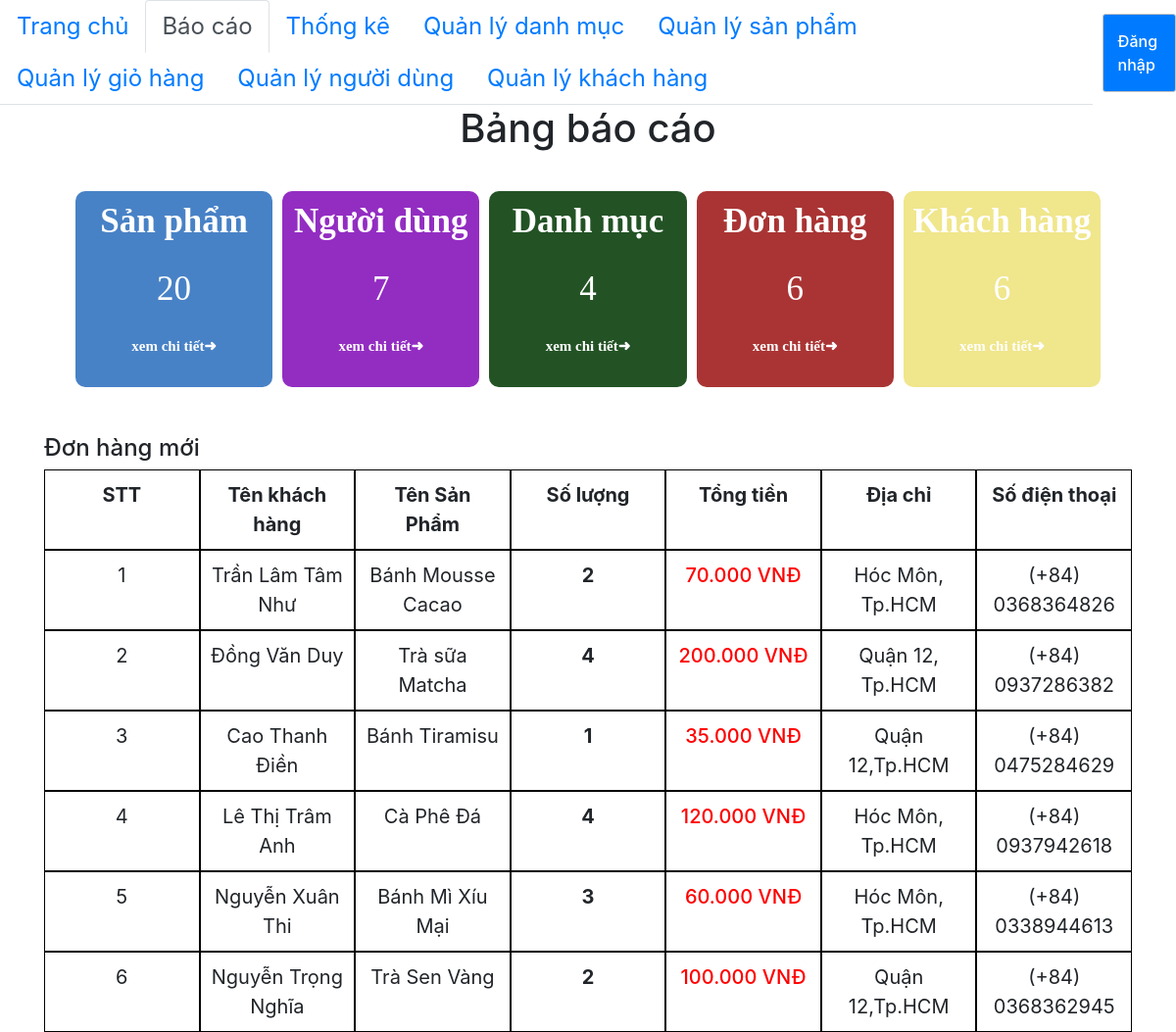
Page /admin/statistics_list/index.php on the committed database.
### tables this page shows
CREATE TABLE `orders` (
  `id` int(11) NOT NULL,
  `id_customer` int(11) NOT NULL,
  `order_date` date NOT NULL,
  `note` varchar(250) NOT NULL
);

CREATE TABLE `customer` (
  `id` int(11) NOT NULL,
  `fullname` varchar(100) NOT NULL,
  `sex` varchar(10) NOT NULL,
  `phone` varchar(12) NOT NULL,
  `address` varchar(250) NOT NULL
);

CREATE TABLE `product` (
  `id` int(11) NOT NULL,
  `title` varchar(200) NOT NULL,
  `price` float NOT NULL,
  `number` float NOT NULL,
  `thumbnail` varchar(500) NOT NULL,
  `content` text NOT NULL,
  `id_category` int(11) NOT NULL
);

CREATE TABLE `order_details` (
  `id` int(11) NOT NULL,
  `order_id` int(11) NOT NULL,
  `product_id` int(11) NOT NULL,
  `id_user` int(11) NOT NULL,
  `num` int(11) NOT NULL,
  `price` float NOT NULL,
  `status` varchar(250) NOT NULL
);

### admin/database/dbhelper.php (called while the page is built, shortened)
<?php
function executeResult($sql)
{
	$con = mysqli_connect(HOST, USERNAME, PASSWORD, DATABASE);
	$result = mysqli_query($con, $sql);
	$data   = [];
	while ($row = mysqli_fetch_array($result, 1)) {
		$data[] = $row;
	}
	return $data;
}

### admin/statistics_list/index.php (the view, shortened to what this page needs)
<?php
require_once('../database/dbhelper.php');
?>
<!DOCTYPE html>
<html>
<head>
    <link rel="stylesheet" href="https://maxcdn.bootstrapcdn.com/bootstrap/4.4.1/css/bootstrap.min.css">
    <link href="https://cdn.jsdelivr.net/npm/summernote@0.8.18/dist/summernote.min.css" rel="stylesheet">
    <link rel="stylesheet" href="style.css">
</head>
<body>
    <div class="nav-container">
        <ul class="nav nav-tabs">
            <li class="nav-item">
                <a class="nav-link" href="../home/manage.php">Trang chủ</a>
            </li>
            <li class="nav-item">
                <a class="nav-link active" href="../statistics_list/index.php">Báo cáo</a>
            </li>
            <li class="nav-item">
                <a class="nav-link" href="../statistics.php">Thống kê</a>
            </li>
            <li class="nav-item">
                <a class="nav-link " href="../category/index.php">Quản lý danh mục</a>
            </li>
            <li class="nav-item">
                <a class="nav-link" href="../product/index.php">Quản lý sản phẩm</a>
            </li>
            <li class="nav-item">
                <a class="nav-link" href="../cart/index.php">Quản lý giỏ hàng</a>
            </li>
            <li class="nav-item">
                <a class="nav-link" href="../user/index.php">Quản lý người dùng</a>
            </li>
            <li class="nav-item">
                <a class="nav-link" href="../customer/index.php">Quản lý khách hàng</a>
            </li>
        </ul>
        <?php require_once('../header.php'); ?>
    </div>
    <div class="container">
        <main>
            <h1>Bảng báo cáo</h1>
                <section class="dashboard">
                    <div class="table">
                        <div class="sp">
                            <p>Sản phẩm</p>
                            <?php
                            $sql = "SELECT * FROM `product`";
                            $conn = mysqli_connect(HOST, USERNAME, PASSWORD, DATABASE);
                            $result = mysqli_query($conn, $sql);
                            echo '<span>' . mysqli_num_rows($result) . '</span>';
                            ?>
                            <p><a href="../product/">xem chi tiết➜</a></p>
                        </div>
                        <div class="sp nd">
                            <p>Người dùng</p>
                            <?php
                            $sql = "SELECT * FROM `user`";
                            $conn = mysqli_connect(HOST, USERNAME, PASSWORD, DATABASE);
                            $result = mysqli_query($conn, $sql);
                            echo '<span>' . mysqli_num_rows($result) . '</span>';
                            ?>
                            <p><a href="../user/">xem chi tiết➜</a></p>
                        </div>
                        <div class="sp dm">
                            <p>Danh mục</p>
                            <?php
                            $sql = "SELECT * FROM `category`";
                            $conn = mysqli_connect(HOST, USERNAME, PASSWORD, DATABASE);
                            $result = mysqli_query($conn, $sql);
                            echo '<span>' . mysqli_num_rows($result) . '</span>';
                            ?>
                            <p><a href="../category/">xem chi tiết➜</a></p>
                        </div>
                        <div class="sp dh">
                            <p>Đơn hàng</p>
                            <?php
                            $sql = "SELECT * FROM `order_details`";
                            $conn = mysqli_connect(HOST, USERNAME, PASSWORD, DATABASE);
                            $result = mysqli_query($conn, $sql);
                            echo '<span>' . mysqli_num_rows($result) . '</span>';
                            ?>
                            <p><a href="../cart/">xem chi tiết➜</a></p>
                        </div>
                        <div class="sp kh">
                            <p>Khách hàng</p>
                            <?php
                            $sql = "SELECT * FROM `order_details`";
                            $conn = mysqli_connect(HOST, USERNAME, PASSWORD, DATABASE);
                            $result = mysqli_query($conn, $sql);
                            echo '<span>' . mysqli_num_rows($result) . '</span>';
                            ?>
                            <p><a href="../customer/">xem chi tiết➜</a></p>
                        </div>
                    </div>
                </section>
                <section class="new-order">
                    <h4>Đơn hàng mới</h4>
                    <table>
                        <tr class="bold">
                            <td>STT</td>
                            <td>Tên khách hàng</td>
                            <td>Tên Sản Phẩm</td>
                            <td>Số lượng</td>
                            <td>Tổng tiền</td>
                            <td>Địa chỉ</td>
                            <td>Số điện thoại</td>
                        </tr>
                        <?php
                            try {
                                if (isset($_GET['page'])) {
                                    $page = $_GET['page'];
                                } else {
                                    $page = 1;
                                }
                                $limit = 10;
                                $start = ($page - 1) * $limit;
                                $sql = "SELECT orders.*, order_details.*, product.title, product.price, customer.fullname as customer_fullname, customer.phone, customer.address
                                FROM orders
                                INNER JOIN order_details ON order_details.order_id = orders.id
                                INNER JOIN product ON product.id = order_details.product_id
                                INNER JOIN customer ON customer.id = orders.id_customer
                                ORDER BY orders.order_date DESC LIMIT $start, $limit";
                                $order_details_List = executeResult($sql);
                                $count = 0;
                                foreach ($order_details_List as $item) {
                                    $formattedPhone = '(+84) ' . (isset($item['phone']) ? $item['phone'] : '');
                                    $totalPrice = $item['num'] * $item['price'];
                                    echo '
                                        <tr style="text-align: center;">
                                            <td>' . (++$count) . '</td>
                                            <td style="text-align:center">' . $item['customer_fullname'] . '</td>
                                            <td>' . $item['title'] . '</td>
                                            <td><strong>' . $item['num'] . '</strong></td>
                                            <td class="b-500 red">' . number_format($totalPrice, 0, ',', '.') . '<span> VNĐ</span></td>
                                            <td>' . (isset($item['address']) ? $item['address'] : '') . '</td>
                                            <td>' . $formattedPhone . '</td>
                                        </tr>
                                    ';
                                }
                            } catch (Exception $e) {
                                die("Lỗi thực thi sql: " . $e->getMessage());
                            }
                            ?>
                    </table>
                </section>
            </main>
        </div>
</body>
</html>

### admin/statistics_list/style.css (style rules this page uses)
.dashboard .table { padding: 2rem; display: grid; grid-column-gap: 10px; grid-template-columns: repeat(5, 1fr); }
.dashboard .table .sp { color: white; background-color: #4882c6; padding: 5px; border-radius: 10px; text-align: center; flex-grow: 1; }
.dashboard .table .sp p { font-size: 20px; text-align: center; font-weight: bold; font-family: "Bebas Neue", cursive; }
.dashboard .table .kh { background-color: khaki; }
.dashboard .table .dm { background-color: rgb(35, 83, 37); }
.dashboard .table .dh { background-color: rgb(170, 52, 52); }
.dashboard .table .nd { background-color: #932dc2; }
.dashboard .table .sp>p { font-size: 35px; text-align: center; font-weight: bold; font-family: "Bebas Neue", cursive; }
.dashboard .table .sp span { text-align: center; font-size: 35px; padding: 2rem 0; font-family: "Bebas Neue", cursive; }
.dashboard .table .sp p>a { text-decoration: none; color: white; font-size: 15px; transition: all 0.3s; }
table { font-size: 20px; width: 100%; border-collapse: collapse; }
table tr { display: flex; justify-content: space-between; text-align: center; width: 100%; }
table tr.bold { font-weight: bold; }
table tr td { flex: 1; padding: 10px; border: 1px solid black; box-sizing: border-box; }
.b-500 { font-weight: 500; }
.red { color: red; }
.nav-link { font-size: 24px; }
main h1 { text-align: center; }

### admin/header.php (style rules this page uses)
.nav-container { display: flex; justify-content: space-between; align-items: center; }

### rows in the picture
orders: id_customer.fullname "Trần Lâm Tâm Như", product.title "Bánh Mousse Cacao", order_details.num "2", order_details.num "70.000", id_customer.address "Hóc Môn, Tp.HCM", id_customer.phone "(+84) 0368364826"
orders: id_customer.fullname "Đồng Văn Duy", product.title "Trà sữa Matcha", order_details.num "4", order_details.num "200.000", id_customer.address "Quận 12, Tp.HCM", id_customer.phone "(+84) 0937286382"
orders: id_customer.fullname "Cao Thanh Điền", product.title "Bánh Tiramisu", order_details.num "1", order_details.num "35.000", id_customer.address "Quận 12,Tp.HCM", id_customer.phone "(+84) 0475284629"
orders: id_customer.fullname "Lê Thị Trâm Anh", product.title "Cà Phê Đá", order_details.num "4", order_details.num "120.000", id_customer.address "Hóc Môn, Tp.HCM", id_customer.phone "(+84) 0937942618"
orders: id_customer.fullname "Nguyễn Xuân Thi", product.title "Bánh Mì Xíu Mại", order_details.num "3", order_details.num "60.000", id_customer.address "Hóc Môn, Tp.HCM", id_customer.phone "(+84) 0338944613"
orders: id_customer.fullname "Nguyễn Trọng Nghĩa", product.title "Trà Sen Vàng", order_details.num "2", order_details.num "100.000", id_customer.address "Quận 12,Tp.HCM", id_customer.phone "(+84) 0368362945"

### other values in the picture
mysqli_num_rows($result) "20"
mysqli_num_rows($result) "7"
mysqli_num_rows($result) "4"
mysqli_num_rows($result) "6"
